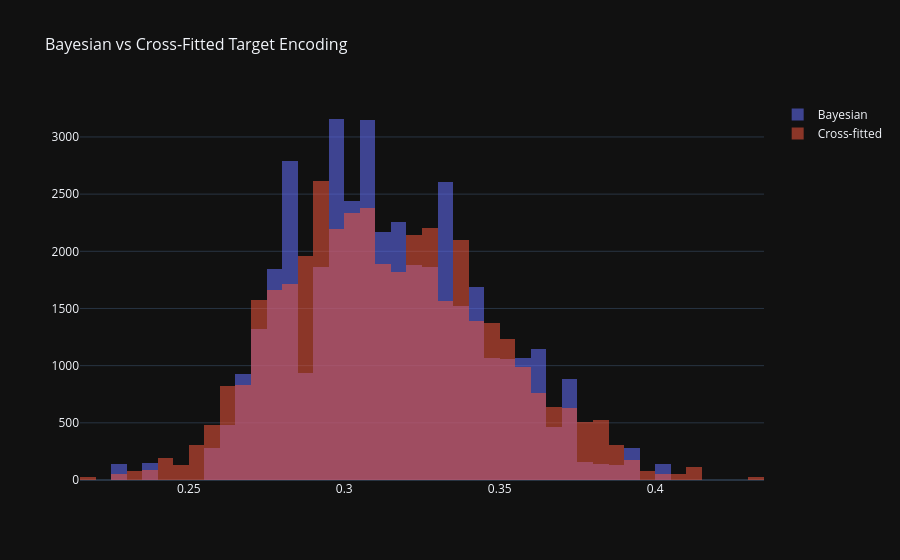

Write notebook code for a chart like this one.
### Markdown cell above
## Bayesian vs Cross-Fitted target encoding

Distributions des encodages de `PULocationID` (même cible `tip_pct`).

### Code cell
df_e = generate_taxi_df(40_000).copy()
df_e["tip_pct"] = (df_e["tip_amount"] / df_e["fare_amount"].clip(lower=0.01)).clip(0, 2)

be = BayesianTargetEncoder(columns=["PULocationID"], target="tip_pct", smoothing=10.0)
df_b = be.fit_transform(df_e.copy())
col_b = "PULocationID_target_enc"

ce = CrossFittedTargetEncoder(columns=["PULocationID"], target="tip_pct", smoothing=10.0, n_splits=5)
df_c = ce.fit_transform(df_e.copy())
col_c = "PULocationID_cross_enc"

fig = go.Figure()
fig.add_trace(go.Histogram(x=df_b[col_b], name="Bayesian", opacity=0.55, nbinsx=50))
fig.add_trace(go.Histogram(x=df_c[col_c], name="Cross-fitted", opacity=0.55, nbinsx=50))
fig.update_layout(barmode="overlay", title="Bayesian vs Cross-Fitted Target Encoding")
style_plotly(fig)
fig.show()

plt.figure(figsize=(8, 4))
sns.kdeplot(df_b[col_b], label="Bayesian", fill=True, alpha=0.3)
sns.kdeplot(df_c[col_c], label="Cross-fitted", fill=True, alpha=0.3)
plt.title("KDE des encodages")
plt.legend()
plt.tight_layout()
plt.show()

### Figure 1 — Plotly figure (JSON) as saved in the notebook; plotly's stock layout.template omitted (floating-point values rounded to 4 significant figures; data arrays with more than 128 entries replaced by an {"elided": "..."} marker saying what was removed)
{"data": [{"name": "Bayesian", "nbinsx": 50, "opacity": 0.55, "type": "histogram", "x": {"elided": "40000 float values"}}, {"name": "Cross-fitted", "nbinsx": 50, "opacity": 0.55, "type": "histogram", "x": {"elided": "40000 float values"}}], "layout": {"barmode": "overlay", "title": {"font": {"size": 16}, "text": "Bayesian vs Cross-Fitted Target Encoding"}}}
